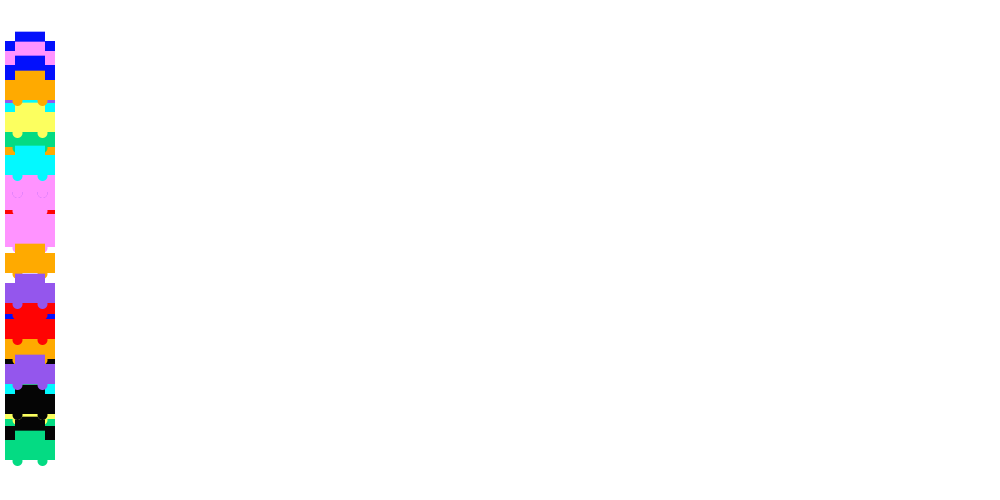
Frame 1 (no input)
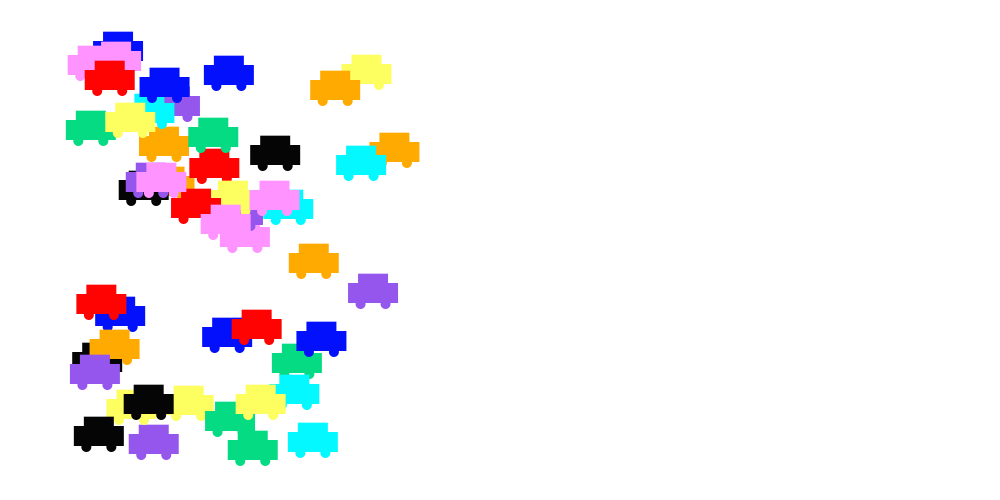
Frame 60 (the mouse pressed at the canvas centre just before this capture)
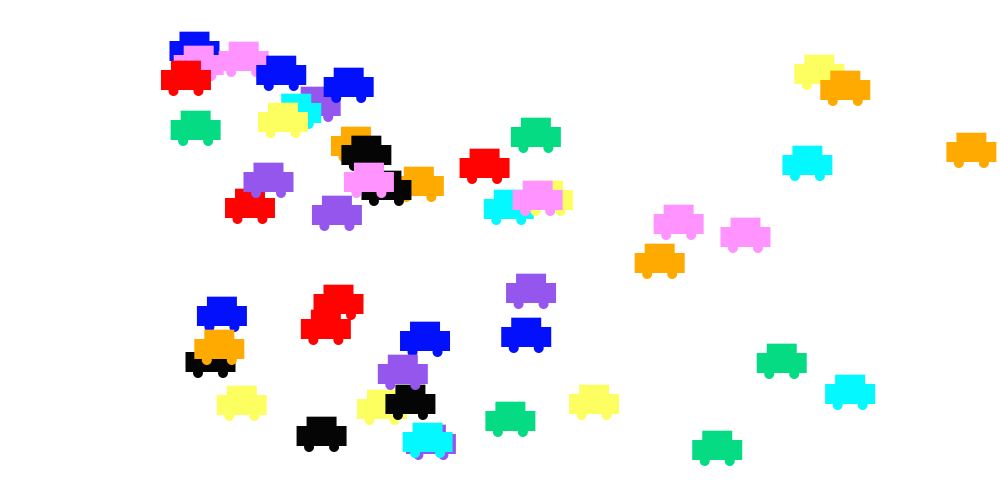
Frame 120 (the mouse held since frame 60 and released just before this capture)

The Processing sketch that drew these frames (run headless with seeded random() and noise(); from frame 60 on, the mouse is pressed at the canvas centre):

// Processing sketch: Question_2_V3_FINAL
// ── Question_2_V3_FINAL.pde
/* WELCOME TO THE FAST AND THE FURIOUS */

int numCars = 50; // user chooses car color 
boolean isRaceOn = true;

float carBodyWidth;
float carBodyHeight;
float carTopWidth;
float carTopHeight;

int initialCarX;

color[] arrayCarColorChoices = 
{
  color(3, 16, 252),        // blue
  color(148, 86, 237),      // purple
  color(252, 255, 95),      // yellow
  color(255, 147, 255),     // pink
  color(255, 170, 0),       // orange
  color(4, 219, 131),       // green
  color(5, 5, 5),           // black
  color(255, 3, 3),         // red
  color(3, 249, 255)        // light blue
};

String[] arrayCarColorNames = 
{
  "blue car",        // blue
  "purple car",      // purple
  "yellow car",      // yellow
  "pink car",        // pink
  "orange car",      // orange
  "green car",       // green
  "black car",       // black
  "red car",         // red
  "light blue car"   // light blue
};


color[] arrayAssignedCarColors = new color[numCars]; // array to assign colors to each car 

float[] carX = new float[numCars];
float[] carY = new float[numCars];
float[] carXSpeed = new float[numCars];



void setup()
{
  size(1000, 500);
  
  initializeCarColorChoices(); // assign car colors to n cars 
  
  initialCarX = 30; // all cars start at same X coordinate 
  carBodyWidth = 50;
  carBodyHeight = 20;
  carTopWidth = 25;
  carTopHeight = 10;
  
  int carCounter = 0;
  while (carCounter < numCars)
  {        
    carX[carCounter] = initialCarX;
    carY[carCounter] = (int)random(30, height - 50);
    carXSpeed[carCounter] = random(1, 5); // random speed generator 
    
    carCounter++;
  }
  
}


void initializeCarColorChoices()
{  
  //iterate through the car color array and assign a color for n cars
  int carCounter = 0;
  while (carCounter < numCars)
  {    
    arrayAssignedCarColors[carCounter] = arrayCarColorChoices[carCounter % arrayCarColorChoices.length];
  
    carCounter++;
  }
}


void draw()
{
  if(isRaceOn)
  {
    background(255);
    drawAllCars();
    moveCars();  
    checkFinishLineBoundary();
    
    if (frameCount % 30 == 0) // every 30 frames change the car speed
    {
      modifyCarSpeed();
    }
  }
}

void drawAllCars()
{
  
  int carCounter = 0;
  while (carCounter < numCars)
  {    
    carBodyWidth = 50;
    carBodyHeight = 20;
    
    carTopWidth = 30;
    carTopHeight = 10;
    
    float carBodyX = carX[carCounter]; 
    float carBodyY = carY[carCounter] + 15;
    float carTopX = carX[carCounter];
    float carTopY = carY[carCounter] - carTopHeight/3 + 4;
    float wheelX1 = carX[carCounter] - (carBodyWidth/4);
    float wheelX2 = carX[carCounter] + (carBodyWidth/4);
    float wheelY1 = carY[carCounter] + (carBodyHeight/2) + 16;
    float wheelY2 = carY[carCounter] + (carBodyHeight/2) + 16;    

    float wheelDiameter = 10;    
    
    rectMode(CENTER);
    noStroke();
    fill(arrayAssignedCarColors[carCounter]); 
    
    //wheels
    ellipseMode(CENTER);
    ellipse(wheelX1, wheelY1, wheelDiameter, wheelDiameter);
    ellipse(wheelX2, wheelY2, wheelDiameter, wheelDiameter);
    
    //top of car
    rect(carTopX, carTopY, carTopWidth, carTopHeight);
    
    //body of car 
    rect(carBodyX, carBodyY, carBodyWidth, carBodyHeight);
    
    carCounter++;
  }
}


void moveCars() // function to determine speed, inject randomness of speed
{
  
  int carCounter = 0;
  while (carCounter < numCars)
  {
    carX[carCounter] += carXSpeed[carCounter];
    
    carCounter++;
  }
    
}


void checkFinishLineBoundary()
{

  // race finishes when any car reaches the end of the screen (x > width)
  int carCounter = 0;

  
  while (carCounter < numCars) 
  {
    if (carX[carCounter] >= (width - 25)) // if a car reaches the finish line (x > width - offset)
    {
      isRaceOn = false;  
      println(arrayCarColorNames[carCounter % arrayCarColorNames.length] + " wins the race ");
    }
    
    carCounter++;
  }
  
}


void modifyCarSpeed()
{
  
  // after 30 frames modify car speed by random amount (car can slow or speed but never go in reverse)
  int carCounter = 0;
  while (carCounter < numCars)
  {
    carXSpeed[carCounter] += random(-5, 5);
    
    if (carXSpeed[carCounter] < 1) // check in the event the car speed becomes negative or zero.
    {
      carXSpeed[carCounter] = 1; // if the car speed is negative, then reset the car speed to positive 1;
    }
    
    carCounter++;
  }

}
